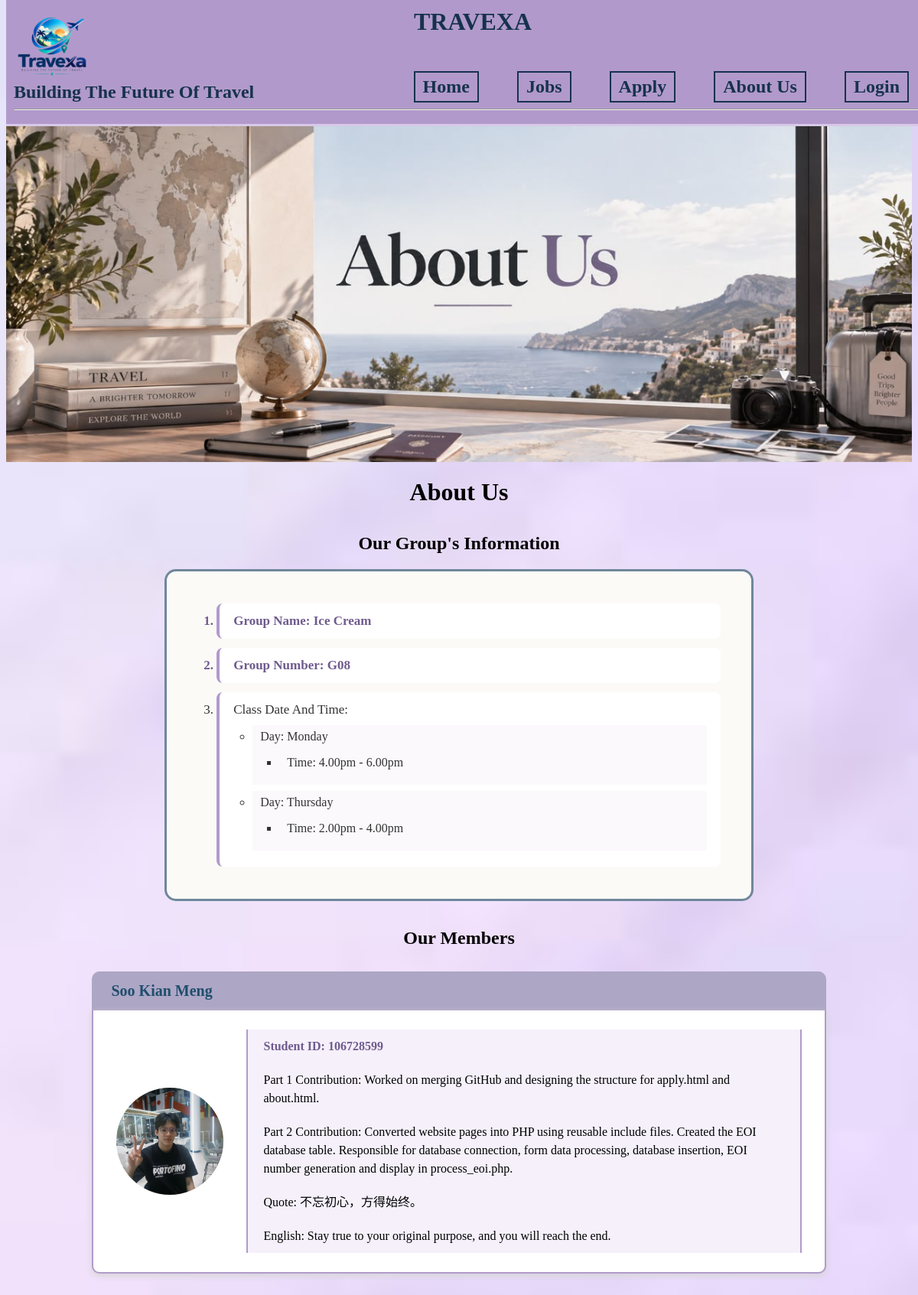
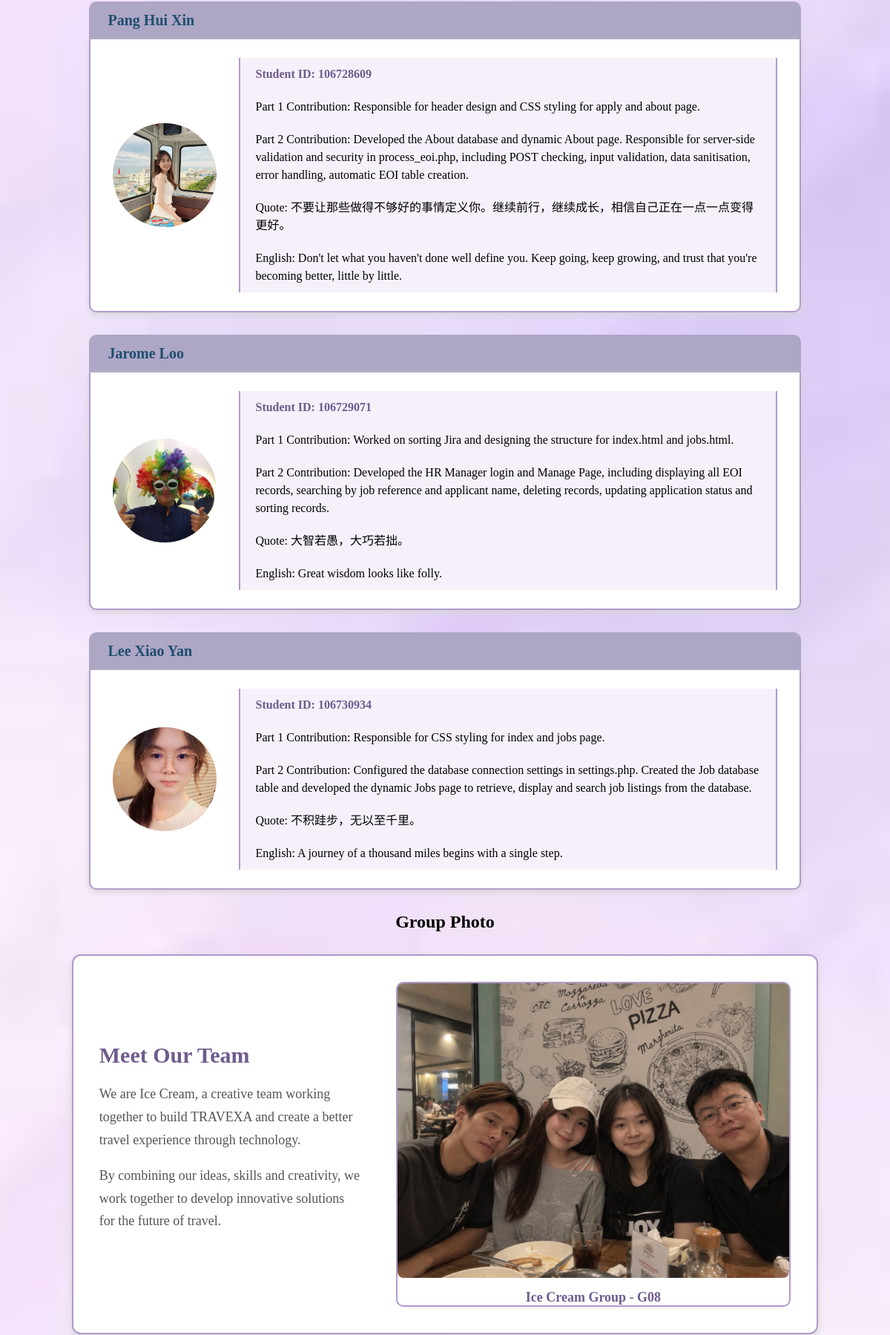
Page /about.php (upper part) on the committed database (2 pictures, top to bottom).
### tables this page shows
CREATE TABLE `about` (
  `id` int(11) NOT NULL,
  `student_id` varchar(20) NOT NULL,
  `member_name` varchar(100) NOT NULL,
  `part1_contribution` text NOT NULL,
  `part2_contribution` text NOT NULL
);

### about.php (the view, shortened to what this page needs)
<!DOCTYPE html>
<html lang="en">
<head>
    <link href="styles.css" rel="stylesheet">
</head>
<?php
    include 'settings.php';
    include 'header.inc';
?>
<body class="about">
    <img src="Images/about_pic1.jpeg" alt="aboutUsBackground">
    <h1 style="text-align: center;">About Us</h1>
    <h2 id="groupTitle">Our Group's Information</h2>
    <div id="information">
        <ol>
            <li>Group Name: Ice Cream</li>
            <li>Group Number: G08</li>
            <li>Class Date And Time:
                <ul>
                    <li>Day: Monday
                        <ul>
                            <li>Time: 4.00pm - 6.00pm</li>
                        </ul>
                    </li>
                    <li>Day: Thursday
                        <ul>
                            <li>Time: 2.00pm - 4.00pm</li>
                        </ul>
                    </li>
                </ul>
            </li>
        </ol>
    </div>
<h2>Our Members</h2>
<div id="members">
    <dl>
<?php
    $sql = "SELECT * FROM about ORDER BY id ASC";
    $result = mysqli_query($conn, $sql);
    if (mysqli_num_rows($result) > 0) {
        while ($row = mysqli_fetch_assoc($result)) {
            $photo = "";
            $quote = "";
            $english = "";
            if ($row['member_name'] == 'Soo Kian Meng') {
                $photo = "Images/kianmeng_image.jpeg";
                $quote = "不忘初心，方得始终。";
                $english = "Stay true to your original purpose, and you will reach the end.";
            }
            elseif ($row['member_name'] == 'Pang Hui Xin') {
                $photo = "Images/huixin_image.jpeg";
                $quote = "不要让那些做得不够好的事情定义你。继续前行，继续成长，相信自己正在一点一点变得更好。";
                $english = "Don't let what you haven't done well define you. Keep going, keep growing, and trust that you're becoming better, little by little.";
            }
            elseif ($row['member_name'] == 'Jarome Loo') {
                $photo = "Images/jarome_image.jpeg";
                $quote = "大智若愚，大巧若拙。";
                $english = "Great wisdom looks like folly.";
            }
            elseif ($row['member_name'] == 'Lee Xiao Yan') {
                $photo = "Images/xiaoyan_image.jpeg";
                $quote = "不积跬步，无以至千里。";
                $english = "A journey of a thousand miles begins with a single step.";
            }
?>
    <dt><?php echo htmlspecialchars($row['member_name']); ?></dt>
    <div class="memberContent">
        <img src="<?php echo $photo; ?>" alt="Photo of <?php echo htmlspecialchars($row['member_name']); ?>">
        <div class="memberText">
            <dd class="studentID">
                Student ID: <?php echo htmlspecialchars($row['student_id']); ?>
            </dd>
            <dd>
                Part 1 Contribution:
                <?php echo htmlspecialchars($row['part1_contribution']); ?>
            </dd>
            <dd>
                Part 2 Contribution:
                <?php echo htmlspecialchars($row['part2_contribution']); ?>
            </dd>
            <dd>
                Quote: <?php echo htmlspecialchars($quote); ?>
            </dd>
            <dd>
                English: <?php echo htmlspecialchars($english); ?>
            </dd>
        </div>
    </div>
<?php
        }
    } else {
        echo "No member information found.";
    }
?>
</dl>
</div>
    <h2>Group Photo</h2>
    <div id="groupPhoto">
        <div class="groupText">
            <h3>Meet Our Team</h3>
            <p>
                We are Ice Cream, a creative team working together to build
                TRAVEXA and create a better travel experience through technology.
            </p>
            <p>
                By combining our ideas, skills and creativity, we work together
                to develop innovative solutions for the future of travel.
            </p>
        </div>
        <figure>
            <img src="Images/Group Photo.jpeg" alt="Group photo of Ice Cream group">
            <figcaption>Ice Cream Group - G08</figcaption>
        </figure>
    </div>
    <?php
        include 'footer.inc';
    ?>
</body>
</html>

### styles.css (style rules this page uses)
* { font-family: "Times New Roman", Times, serif; }
body { padding-top: 160px; background-color: #F3EEF8; }
body.about { padding-top: 0; background-image: url("Images/about_background.jpeg"); background-size: cover; background-position: center; background-attachment: fixed; }
body.about > img { width: 100%; height: auto; display: block; margin-top: 160px; }
.about > h2 { text-align: center; }
#groupTitle { font-size: 24px; text-align: center; color: #000000; margin-top: 35px; margin-bottom: 20px; }
#information { width: 65%; margin: 20px auto 35px; padding: 30px 40px; background-color: #FCFAF7; border: 3px solid #6F879B; border-radius: 15px; box-sizing: border-box; }
#information li { margin: 8px 0; font-size: 18px; }
#information ol { margin: 0; padding-left: 25px; }
#information > ol > li { margin: 12px 0; padding: 13px 18px; background-color: #FFFFFF; border-left: 4px solid #B19ACB; border-radius: 8px; font-size: 17px; }
#information > ol > li:nth-child(1), #information > ol > li:nth-child(2) { font-weight: bold; color: #6F5B8E; }
#information > ol > li:nth-child(3) { color: #333333; }
#information ul { margin-top: 10px; padding-left: 25px; }
#information ul li { margin: 8px 0; padding: 6px 10px; background-color: #FBF9FC; font-size: 16px; }
#members { width: 90%; margin: 30px auto; }
#members dt { background-color: #ADA6C5; color: #1F4E6D; font-size: 20px; font-weight: bold; padding: 14px 25px; border-radius: 10px 10px 0 0; width: 90%; margin-left: auto; margin-right: auto; box-sizing: border-box; }
#members dd { background-color: #f5f0fa; margin: 0; padding: 10px 20px; border-left: 2px solid #B19ACB; border-right: 2px solid #B19ACB; }
#members dt:not(:first-of-type) { margin-top: 25px; }
.studentID { color: #6F5B8E; font-weight: bold; }
.memberContent { display: flex; align-items: center; padding: 25px 30px; width: 90%; margin: 0 auto 30px; box-sizing: border-box; background-color: #FFFFFF; border-left: 2px solid #B19ACB; border-right: 2px solid #B19ACB; border-bottom: 2px solid #B19ACB; border-radius: 0 0 10px 10px; box-shadow: 0 3px 8px #D5D5D5; }
.memberContent img { width: 140px; height: 140px; border-radius: 50%; object-fit: cover; margin-right: 30px; }
.memberText { flex: 1; min-width: 0; }
.memberText dd { margin-bottom: 10px; line-height: 1.5; }
#groupPhoto { width: 85%; margin: 30px auto 50px; padding: 35px; background-color: #FFFFFF; border: 2px solid #B19ACB; border-radius: 12px; display: flex; align-items: center; gap: 45px; box-shadow: 0 4px 10px #D5D5D5; box-sizing: border-box; }
.groupText { width: 40%; }
.groupText h3 { color: #6F5B8E; font-size: 30px; margin-top: 0; margin-bottom: 20px; }
.groupText p { color: #555555; font-size: 18px; line-height: 1.7; margin-bottom: 18px; }
#groupPhoto figure { width: 60%; margin: 0; text-align: center; border: 2px solid #B19ACB; border-radius: 10px; box-sizing: border-box; }
#groupPhoto img { width: 100%; height: auto; border-radius: 8px; }
#groupPhoto figcaption { margin-top: 12px; color: #6F5B8E; font-size: 18px; font-weight: bold; }

### rows in the picture
about: member_name "Soo Kian Meng", shows a picture, student "106728599", part1_contribution "Worked on merging GitHub and designing the structure for apply.html and about.html.", part2_contribution "Converted website pages into PHP using reusable include files. Created the EOI database table. Responsible for database connection, form data processing, database insertion, EOI number generation and display in process_eoi.php.", member_name "不忘初心，方得始终。", member_name "Stay true to your original purpose, and you will reach the end."
about: member_name "Pang Hui Xin", shows a picture, student "106728609", part1_contribution "Responsible for header design and CSS styling for apply and about page.", part2_contribution "Developed the About database and dynamic About page. Responsible for server-side validation and security in process_eoi.php, including POST checking, input validation, data sanitisation, error handling, automatic EOI table creation.", member_name "不要让那些做得不够好的事情定义你。继续前行，继续成长，相信自己正在一点一点变得更好。", member_name "Don't let what you haven't done well define you. Keep going, keep growing, and trust that you're becoming better, little by little."
about: member_name "Jarome Loo", shows a picture, student "106729071", part1_contribution "Worked on sorting Jira and designing the structure for index.html and jobs.html.", part2_contribution "Developed the HR Manager login and Manage Page, including displaying all EOI records, searching by job reference and applicant name, deleting records, updating application status and sorting records.", member_name "大智若愚，大巧若拙。", member_name "Great wisdom looks like folly."
about: member_name "Lee Xiao Yan", shows a picture, student "106730934", part1_contribution "Responsible for CSS styling for index and jobs page.", part2_contribution "Configured the database connection settings in settings.php. Created the Job database table and developed the dynamic Jobs page to retrieve, display and search job listings from the database.", member_name "不积跬步，无以至千里。", member_name "A journey of a thousand miles begins with a single step."
